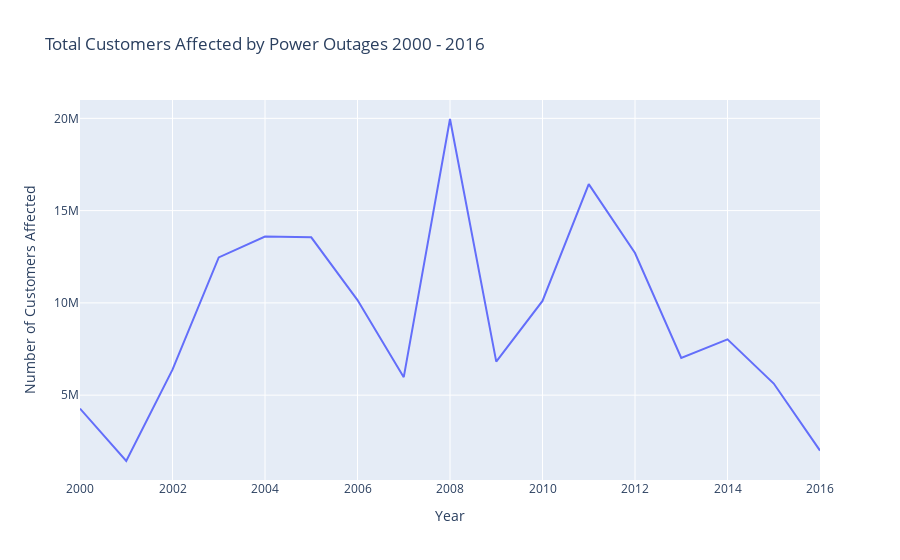

Notebook code for this chart:
### Code cell
data_by_severity_ca = data.groupby('YEAR')['CUSTOMERS.AFFECTED'].sum()
plot_three = px.line(data_by_severity_ca, x = data_by_severity_ca.index, y = 'CUSTOMERS.AFFECTED',
                  labels = {'CUSTOMERS.AFFECTED' : "Number of Customers Affected",
                           'YEAR' : 'Year'},
                   title = 'Total Customers Affected by Power Outages 2000 - 2016')
plot_three.write_html("assets/plot3.html")
plot_three

### Figure 1 — Plotly figure (JSON) as saved in the notebook; plotly's stock layout.template omitted (floating-point values rounded to 4 significant figures)
{"data": [{"hovertemplate": "Year=%{x}<br>Number of Customers Affected=%{y}<extra></extra>", "legendgroup": "", "line": {"color": "#636efa", "dash": "solid"}, "marker": {"symbol": "circle"}, "mode": "lines", "name": "", "orientation": "v", "showlegend": false, "type": "scatter", "x": [2000, 2001, 2002, 2003, 2004, 2005, 2006, 2007, 2008, 2009, 2010, 2011, 2012, 2013, 2014, 2015, 2016], "xaxis": "x", "y": [4270581, 1431411, 6382586, 12463108, 13592556, 13552084, 10152092, 5973433, 19964926, 6813477, 10108129, 16438669, 12703973, 7018398, 8022197, 5629211, 1993908], "yaxis": "y"}], "layout": {"legend": {"tracegroupgap": 0}, "title": {"text": "Total Customers Affected by Power Outages 2000 - 2016"}, "xaxis": {"anchor": "y", "domain": [0, 1], "title": {"text": "Year"}}, "yaxis": {"anchor": "x", "domain": [0, 1], "title": {"text": "Number of Customers Affected"}}}}
